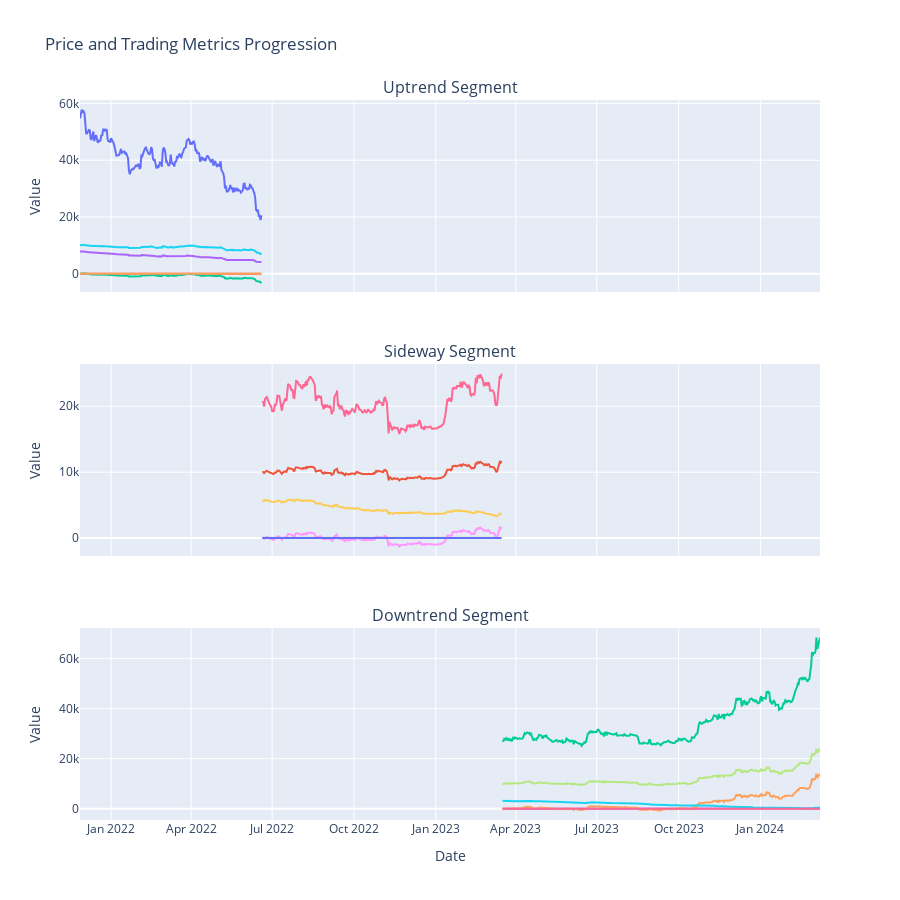

Notebook source saved alongside this figure:
### Markdown cell above
### Subplot

### Code cell
# Manually segment your data
downtrend_start_idx = start_idx
downtrend_end_idx = downtrend_end_idx

sideway_start_idx = sideway_start_idx
sideway_end_idx = sideway_end_idx

uptrend_start_idx =  uptrend_start_idx
uptrend_end_idx =  len(new_indicator)

# Test strategy on each segment
downtrend_prices, downtrend_indicator_values, downtrend_profits, downtrend_cash, downtrend_bitcoin, downtrend_total = strategy(
    indcator=new_indicator[downtrend_start_idx:downtrend_end_idx].copy(),
    prices=combined_dataframe.price[downtrend_start_idx:downtrend_end_idx].copy().values)

sideway_prices, sideway_indicator_values, sideway_profits, sideway_cash, sideway_bitcoin, sideway_total = strategy(
    indcator=new_indicator[sideway_start_idx:sideway_end_idx].copy(),
    prices=combined_dataframe.price[sideway_start_idx:sideway_end_idx].copy().values)

uptrend_prices, uptrend_indicator_values, uptrend_profits, uptrend_cash, uptrend_bitcoin, uptrend_total = strategy(
    indcator=new_indicator[uptrend_start_idx:uptrend_end_idx].copy(),
    prices=combined_dataframe.price[uptrend_start_idx:uptrend_end_idx].copy().values)

# Collect dates for each segment
downtrend_dates = Dates[downtrend_start_idx:downtrend_end_idx]

sideway_dates = Dates[sideway_start_idx:sideway_end_idx]

uptrend_dates = Dates[uptrend_start_idx:uptrend_end_idx]

# Create tuples for each segment
downtrend_data = (downtrend_prices, downtrend_indicator_values, downtrend_profits, downtrend_cash, downtrend_bitcoin, downtrend_total, downtrend_dates)

sideway_data = (sideway_prices, sideway_indicator_values, sideway_profits, sideway_cash, sideway_bitcoin, sideway_total, sideway_dates)

uptrend_data = (uptrend_prices, uptrend_indicator_values, uptrend_profits, uptrend_cash, uptrend_bitcoin, uptrend_total, uptrend_dates)

# Plot the segments
subplot("Linear All Indicator", downtrend_data, sideway_data, uptrend_data)

### Figure 1 — Plotly figure (JSON) as saved in the notebook; plotly's stock layout.template omitted (floating-point values rounded to 4 significant figures; data arrays with more than 128 entries replaced by an {"elided": "..."} marker saying what was removed)
{"data": [{"mode": "lines", "name": "Price", "type": "scatter", "x": {"elided": "205 str values"}, "xaxis": "x", "y": {"elided": "205 float values"}, "yaxis": "y"}, {"mode": "lines", "name": "Linear All Indicator", "type": "scatter", "x": {"elided": "205 str values"}, "xaxis": "x", "y": {"elided": "205 float values"}, "yaxis": "y"}, {"mode": "lines", "name": "Profit", "type": "scatter", "x": {"elided": "205 str values"}, "xaxis": "x", "y": {"elided": "205 float values"}, "yaxis": "y"}, {"mode": "lines", "name": "Cash Balance", "type": "scatter", "x": {"elided": "205 str values"}, "xaxis": "x", "y": {"elided": "205 float values"}, "yaxis": "y"}, {"mode": "lines", "name": "Bitcoin Amount", "type": "scatter", "x": {"elided": "205 str values"}, "xaxis": "x", "y": {"elided": "205 float values"}, "yaxis": "y"}, {"mode": "lines", "name": "Total Balance", "type": "scatter", "x": {"elided": "205 str values"}, "xaxis": "x", "y": {"elided": "205 float values"}, "yaxis": "y"}, {"mode": "lines", "name": "Price", "type": "scatter", "x": {"elided": "270 str values"}, "xaxis": "x2", "y": {"elided": "270 float values"}, "yaxis": "y2"}, {"mode": "lines", "name": "Linear All Indicator", "type": "scatter", "x": {"elided": "270 str values"}, "xaxis": "x2", "y": {"elided": "270 float values"}, "yaxis": "y2"}, {"mode": "lines", "name": "Profit", "type": "scatter", "x": {"elided": "270 str values"}, "xaxis": "x2", "y": {"elided": "270 float values"}, "yaxis": "y2"}, {"mode": "lines", "name": "Cash Balance", "type": "scatter", "x": {"elided": "270 str values"}, "xaxis": "x2", "y": {"elided": "270 float values"}, "yaxis": "y2"}, {"mode": "lines", "name": "Bitcoin Amount", "type": "scatter", "x": {"elided": "270 str values"}, "xaxis": "x2", "y": {"elided": "270 float values"}, "yaxis": "y2"}, {"mode": "lines", "name": "Total Balance", "type": "scatter", "x": {"elided": "270 str values"}, "xaxis": "x2", "y": {"elided": "270 float values"}, "yaxis": "y2"}, {"mode": "lines", "name": "Price", "type": "scatter", "x": {"elided": "358 str values"}, "xaxis": "x3", "y": {"elided": "358 float values"}, "yaxis": "y3"}, {"mode": "lines", "name": "Linear All Indicator", "type": "scatter", "x": {"elided": "358 str values"}, "xaxis": "x3", "y": {"elided": "358 float values"}, "yaxis": "y3"}, {"mode": "lines", "name": "Profit", "type": "scatter", "x": {"elided": "358 str values"}, "xaxis": "x3", "y": {"elided": "358 float values"}, "yaxis": "y3"}, {"mode": "lines", "name": "Cash Balance", "type": "scatter", "x": {"elided": "358 str values"}, "xaxis": "x3", "y": {"elided": "358 float values"}, "yaxis": "y3"}, {"mode": "lines", "name": "Bitcoin Amount", "type": "scatter", "x": {"elided": "358 str values"}, "xaxis": "x3", "y": {"elided": "358 float values"}, "yaxis": "y3"}, {"mode": "lines", "name": "Total Balance", "type": "scatter", "x": {"elided": "358 str values"}, "xaxis": "x3", "y": {"elided": "358 float values"}, "yaxis": "y3"}], "layout": {"annotations": [{"font": {"size": 16}, "showarrow": false, "text": "Uptrend Segment", "x": 0.5, "xanchor": "center", "xref": "paper", "y": 1, "yanchor": "bottom", "yref": "paper"}, {"font": {"size": 16}, "showarrow": false, "text": "Sideway Segment", "x": 0.5, "xanchor": "center", "xref": "paper", "y": 0.6333, "yanchor": "bottom", "yref": "paper"}, {"font": {"size": 16}, "showarrow": false, "text": "Downtrend Segment", "x": 0.5, "xanchor": "center", "xref": "paper", "y": 0.2667, "yanchor": "bottom", "yref": "paper"}], "height": 900, "hovermode": "x unified", "showlegend": false, "title": {"text": "Price and Trading Metrics Progression"}, "xaxis": {"anchor": "y", "domain": [0, 1], "matches": "x3", "showticklabels": false}, "xaxis2": {"anchor": "y2", "domain": [0, 1], "matches": "x3", "showticklabels": false}, "xaxis3": {"anchor": "y3", "domain": [0, 1], "title": {"text": "Date"}}, "yaxis": {"anchor": "x", "domain": [0.7333, 1], "title": {"text": "Value"}}, "yaxis2": {"anchor": "x2", "domain": [0.3667, 0.6333], "title": {"text": "Value"}}, "yaxis3": {"anchor": "x3", "domain": [0, 0.2667], "title": {"text": "Value"}}}}
